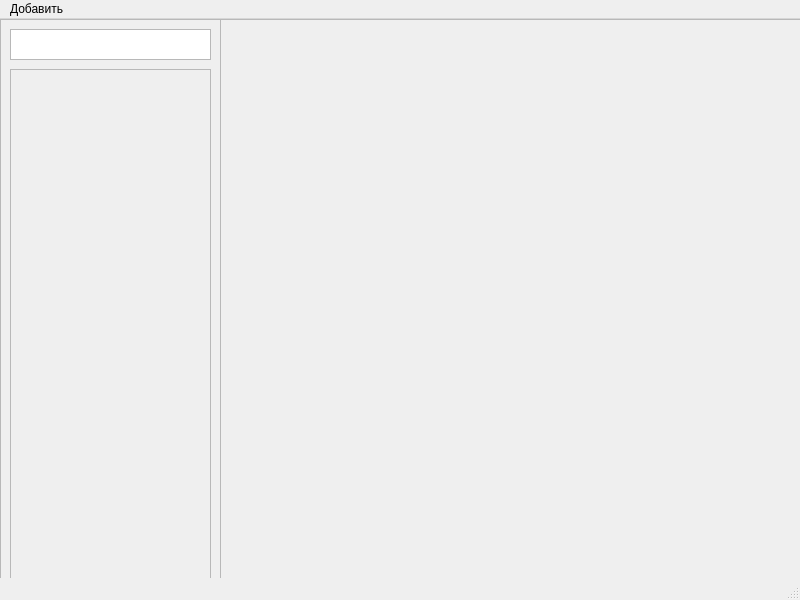
<?xml version="1.0" encoding="UTF-8"?>
<ui version="4.0">
 <class>MainWindow</class>
 <widget class="QMainWindow" name="MainWindow">
  <property name="geometry">
   <rect>
    <x>0</x>
    <y>0</y>
    <width>800</width>
    <height>600</height>
   </rect>
  </property>
  <property name="windowTitle">
   <string>MainWindow</string>
  </property>
  <widget class="QWidget" name="centralwidget">
   <widget class="QFrame" name="chat_frame">
    <property name="geometry">
     <rect>
      <x>220</x>
      <y>0</y>
      <width>581</width>
      <height>571</height>
     </rect>
    </property>
    <property name="frameShape">
     <enum>QFrame::StyledPanel</enum>
    </property>
    <property name="frameShadow">
     <enum>QFrame::Raised</enum>
    </property>
   </widget>
   <widget class="QFrame" name="tools_frame">
    <property name="geometry">
     <rect>
      <x>0</x>
      <y>0</y>
      <width>221</width>
      <height>581</height>
     </rect>
    </property>
    <property name="frameShape">
     <enum>QFrame::StyledPanel</enum>
    </property>
    <property name="frameShadow">
     <enum>QFrame::Raised</enum>
    </property>
    <widget class="QTextEdit" name="searchField">
     <property name="geometry">
      <rect>
       <x>10</x>
       <y>10</y>
       <width>201</width>
       <height>31</height>
      </rect>
     </property>
    </widget>
    <widget class="QScrollArea" name="chat_area">
     <property name="geometry">
      <rect>
       <x>10</x>
       <y>50</y>
       <width>201</width>
       <height>521</height>
      </rect>
     </property>
     <property name="autoFillBackground">
      <bool>false</bool>
     </property>
     <property name="widgetResizable">
      <bool>true</bool>
     </property>
     <widget class="QWidget" name="scrollAreaWidgetContents">
      <property name="geometry">
       <rect>
        <x>0</x>
        <y>0</y>
        <width>199</width>
        <height>519</height>
       </rect>
      </property>
     </widget>
    </widget>
   </widget>
  </widget>
  <widget class="QMenuBar" name="menubar">
   <property name="geometry">
    <rect>
     <x>0</x>
     <y>0</y>
     <width>800</width>
     <height>26</height>
    </rect>
   </property>
   <widget class="QMenu" name="button_add">
    <property name="title">
     <string>Добавить</string>
    </property>
    <addaction name="action_add_friend"/>
    <addaction name="action_add_chat"/>
    <addaction name="action_addconversation"/>
   </widget>
   <addaction name="button_add"/>
  </widget>
  <widget class="QStatusBar" name="statusbar"/>
  <action name="action_add_friend">
   <property name="text">
    <string>Друга</string>
   </property>
  </action>
  <action name="action_add_chat">
   <property name="text">
    <string>Чат</string>
   </property>
  </action>
  <action name="action_addconversation">
   <property name="text">
    <string>Беседу</string>
   </property>
  </action>
 </widget>
 <resources/>
 <connections/>
</ui>
